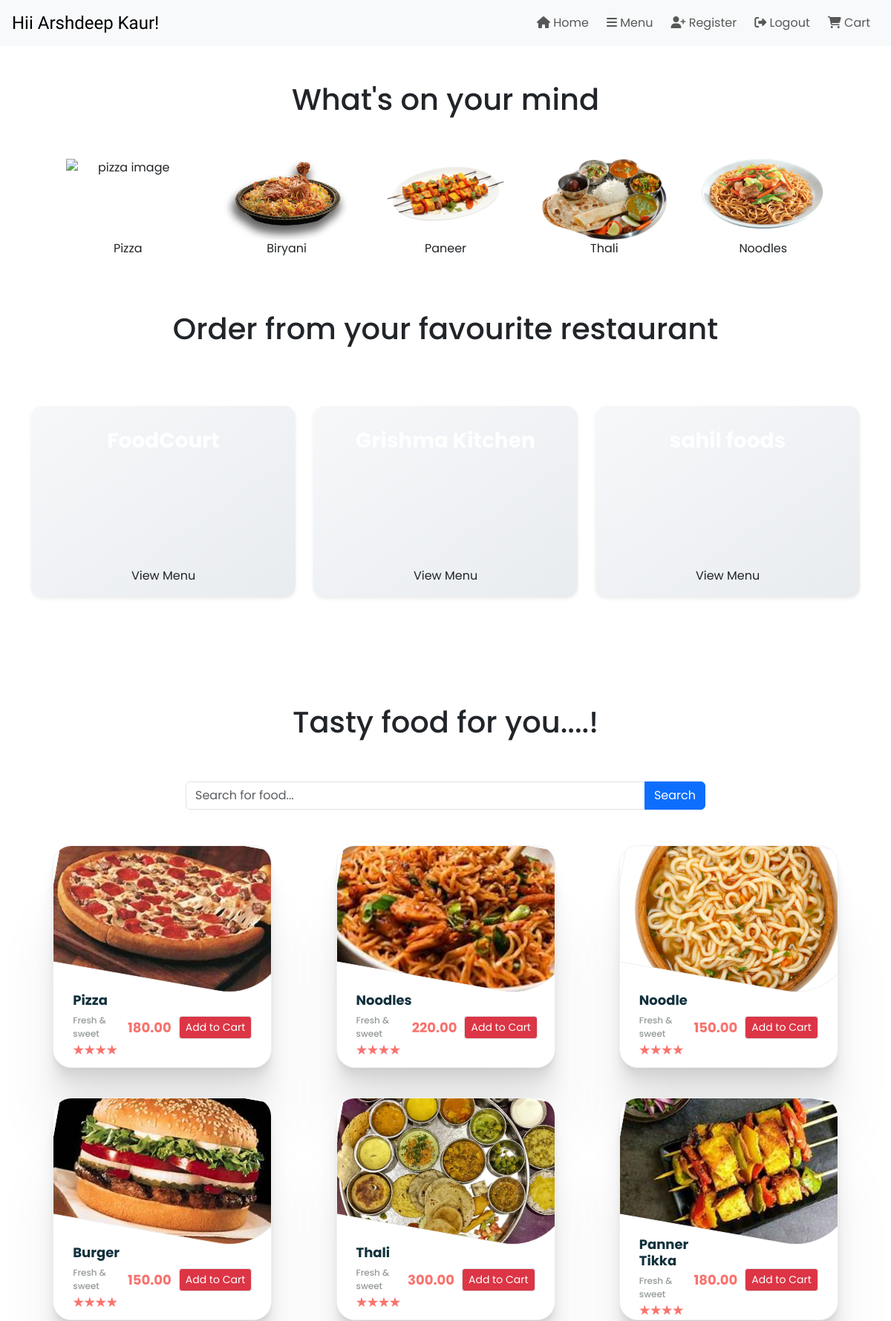
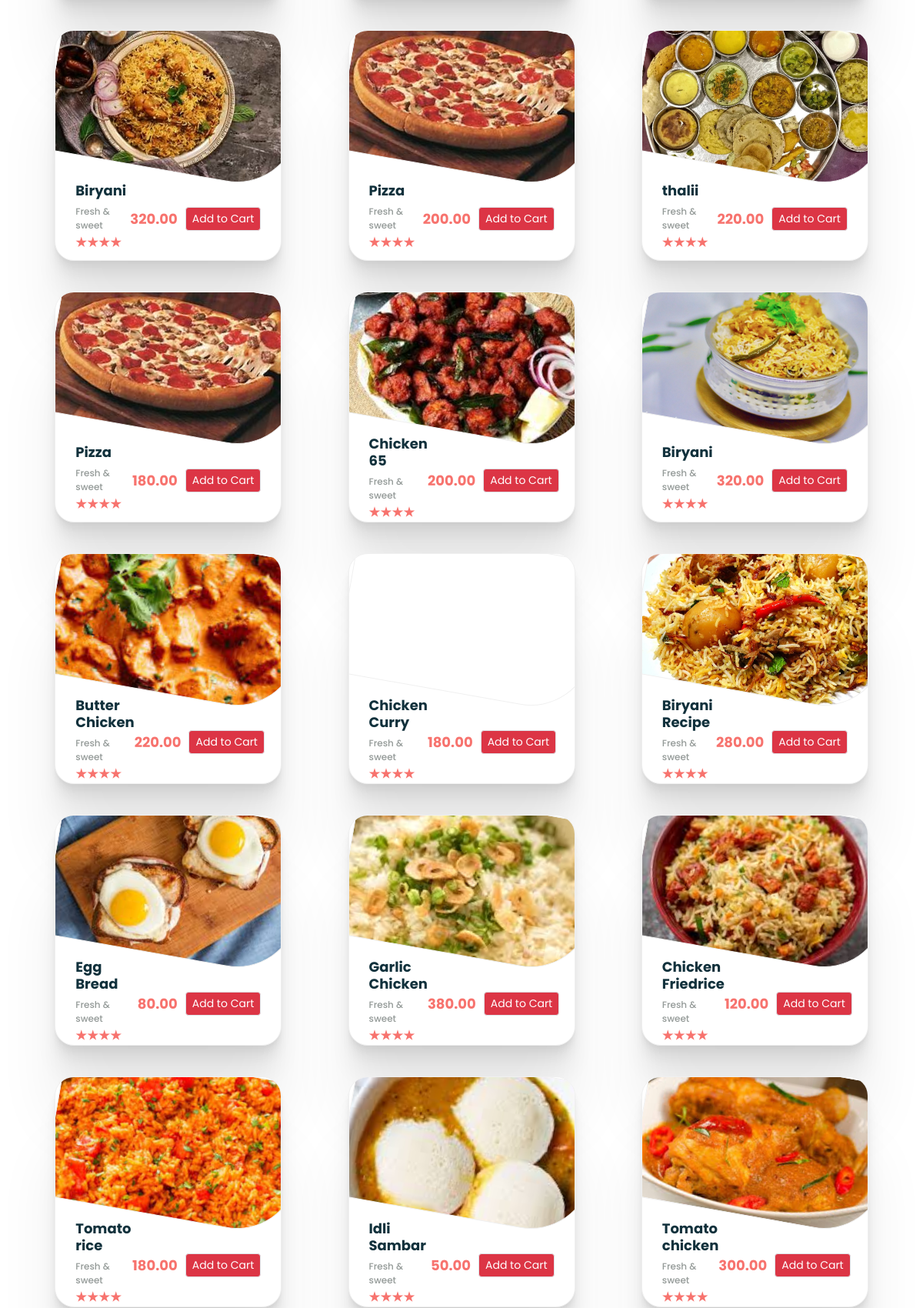
Page /menu/ (signed in, upper part) on the committed database (2 pictures, top to bottom).
### customer/models.py (models this page shows)
class CustomUser(AbstractUser):
    is_user = models.BooleanField(default=False)
    is_restaurant = models.BooleanField(default=False)

class customerUser(CustomUser):
    name = models.CharField(max_length=50)

### restaurant/models.py (models this page shows)
class restaurantUser(CustomUser):
    restaurantName = models.CharField(max_length=50)
    address = models.TextField()
    restaurantContact = PhoneNumberField()

class foodItems(models.Model):
    name = models.CharField(max_length=255)
    price = models.DecimalField(max_digits=10, decimal_places=2)
    image = models.ImageField(upload_to='images/')
    restaurantName = models.CharField(max_length=50)

### menu/views.py (the view, shortened to what this page needs)
# urls.py: path('menu/',menuviews.menu,name = 'menu'),
@login_required
def menu(request):
    user = request.user
    query = request.GET.get('q')
    foods = foodItems.objects.all()
    if query:
        foods = foods.filter(Q(name__icontains=query))
    cartEmpty = True
    if hasattr(user, 'customeruser'):
        name = user.customeruser.name
    else:
        name = "No name found"
    if 'cart' not in request.session:
        request.session['cart'] = {}
    list_restaurant = restaurantUser.objects.all()
    return render(request, 'index1.html', {
        'name': name,
        'foodItems': foods,
        'cart': request.session.get('cart', {}),
        'Empty': cartEmpty,
        'restaurant_list': list_restaurant
    })

### menu/templates/index1.html (shortened to what this page needs)
<!DOCTYPE html>
<html>
{% load static %}
<head>
    <link href="https://cdn.jsdelivr.net/npm/bootstrap@5.3.3/dist/css/bootstrap.min.css" rel="stylesheet"
>
    <link rel="stylesheet" href="https://cdn.jsdelivr.net/npm/bootstrap-icons@1.11.1/font/bootstrap-icons.css"
>
    <link rel="stylesheet" href={% static 'style.css' %}>
</head>
<body>
    {% include "header.html" %}
    <div class="container text-center justify-content-center">
        <br>
        <br>
        <h1>What's on your mind</h1>
        <br>
        <br>
        <section id='hehe' class="d-flex justify-content-evenly flex-wrap">
            <div class="main_items">
                <img class="img-fluid" src={% static 'pizza.png' %} alt="pizza image">
                <p>Pizza</p>
            </div>
            <div class="main_items">
                <img class="img-fluid" src={% static 'biryani.png' %} alt="biryani image">
                <p>Biryani</p>
            </div>
            <div class="main_items">
                <img class="img-fluid" src={% static 'paneer.png' %} alt="paneer image">
                <p>Paneer</p>
            </div>
            <div class="main_items">
                <img class="img-fluid" src={% static 'thali.png' %} alt="thali image">
                <p>Thali</p>
            </div>
            <div class="main_items">
                <img class="img-fluid" src={% static 'noodle.png' %} alt="noodle image">
                <p>Noodles</p>
            </div>
        </section>
    </div>
    <div class="container-fluid text-center d-flex justify-content-center flex-wrap py-4 mt-5">
        <h1>Order from your favourite restaurant</h1>
    </div>
    <section class="justify-content-evenly">
        <div class="container my-5">
            <div class="row g-4">
                {% for restaurant in restaurant_list %}
                <div class="col-md-4">
                    <div class="restaurant-card shadow-sm">
                        <video class="restaurant-video" autoplay loop muted>
                            <source src="{% static 'video' %}{{ forloop.counter }}.mp4" type="video/mp4">
                        </video>
                        <div class="restaurant-card-body d-flex flex-row container-fluid justify-content-around align-content-around">
                            <h5 class="restaurant-card-title">{{restaurant.restaurantName}}</h5>
                        </div>
                        <div class="restaurant-card-footer">
                            <a href="#" class="btn w-100">View Menu</a>
                        </div>
                    </div>
                </div>
                {% endfor %}
            </div>
    </section>
    <br>
    <br>
    <div class="container-fluid text-center d-flex justify-content-center flex-wrap py-5">
        <h1>Tasty food for you....!</h1>
    </div>
    <form method="GET" action="{% url 'menu' %}" class="mb-5">
        <div class="input-group custom-search">
            <input type="text" name="q" placeholder="Search for food..." class="form-control"
                value="{{ request.GET.q }}">
            <button type="submit" class="btn btn-primary">Search</button>
        </div>
    </form>
    <section class="cards d-flex justify-content-evenly flex-wrap">
        {% if foodItems is None %}
        <p>Khana Nhi milega</p>
        {% else %}
        {% for food in foodItems %}
        <div class="outer overflow-hidden">
            <div class="inner"
                style="background: url(/media/{{ food.image }}) no-repeat center center/cover; height: 200px;"></div>
            <div class="item d-flex align-items-center">
                <div class="item-details flex-grow-1">
                    <div class="item-name">
                        <h4>{{ food.name }}</h4>
                        <p>Fresh & sweet</p>
                    </div>
                    <div class="rating">
                        <div></div>
                        <div></div>
                        <div></div>
                        <div></div>
                    </div>
                </div>
                <div class="item-price-and-cart d-flex align-items-center">
                    <div class="item-price">
                        <p>{{ food.price }}</p>
                    </div>
                    <form action="#" method="post">
                        <div class="cart ml-4">
                            {% if food.id|stringformat:"s" in cart %}
                            <input type="submit" class="btn btn-success border btn-sm added-to-cart"
                                value="Added to Cart" disabled>
                            {% else %}
                            <input type="submit" class="btn btn-danger border btn-sm" value="Add to Cart">
                            {% endif %}
                        </div>
                    </form>
                </div>
            </div>
        </div>
        {% endfor %}
        {% endif %}
    </section>
</body>
</html>

### menu/templates/header.html (shortened to what this page needs)
{%load static%}
<link rel="stylesheet" href={%static 'style.css'%} >
<link rel="stylesheet" href="https://cdnjs.cloudflare.com/ajax/libs/font-awesome/6.5.2/css/all.min.css" />
<nav class="navbar navbar-expand-lg navbar-light bg-light text-muted position-sticky ">
  <a class="navbar-brand px-3"><span style="font-family: 'Poetsen One'; font-weight: 400; font-size: larger;">Hii {{ name }}!</span></a>
  <div class="collapse navbar-collapse justify-content-end px-3" style="font-family: 'Poppins';">
      <ul class="navbar-nav ml-auto">
          <li class="nav-item active px-1">
              <a class="nav-link" href="/"><i class="fas fa-home"></i> Home <span class="sr-only">(current)</span></a>
          </li>
          <li class="nav-item px-1">
              <a class="nav-link" href="/menu"><i class="fas fa-bars"></i> Menu</a>
          </li>
          <li class="nav-item px-1">
              <a class="nav-link" href={% url 'register' %}><i class="fas fa-user-plus"></i> Register</a>
          </li>
          <li class="nav-item px-1">
              <a class="nav-link" href={% url 'logout' %} ><i class="fas fa-sign-out-alt"></i> Logout</a>
          </li>
          {% if not Empty %}
          <li class="nav-item px-1">
              <a class="nav-link bg-danger blink_me" href="/cart"><i class="fas fa-shopping-cart "></i> Cart</a>
          </li>
          {% else %}
            <li class="nav-item px-1">
                <a class="nav-link" href="/cart"><i class="fas fa-shopping-cart "></i> Cart</a>
            </li>
          {% endif %}
      </ul>
  </div>
</nav>

### menu/static/style.css (style rules this page uses)
body { font-family: 'Poppins'; }
.main_items { width: 15%; height: auto; display: flex; flex-direction: column; align-self: stretch; justify-content: space-between; }
p { margin-bottom: 0; }
.outer { width: 295px; height: 300px; border-radius: 25px; background: #fff; border: 1px solid #f0f0f0; box-shadow: 0 3.4px 2.7px rgba(0, 0, 0, 0.022), 0 8.7px 6.9px rgba(0, 0, 0, 0.031), 0 17.7px 14.2px rgba(0, 0, 0, 0.039), 0 36.5px 29.2px rgba(0, 0, 0, 0.048), 0 100px 80px rgba(0, 0, 0, 0.07); overflow: visible; }
.inner { width: 325px; height: 90%; object-fit: cover; border: 1px solid #f0f0f0; border-bottom-right-radius: 80px; transform: translateX(-4px) translateY(-17px) rotate(10deg); }
.item { height: 30%; display: flex; justify-content: space-between; align-items: center; padding: 0 26px; }
.item-name h4 { font-size: 18px; font-weight: bold; color: #11313c; }
.item-name p { font-size: 12px; font-weight: 500; color: #949a98; }
.item-price { display: flex; flex-direction: column; }
.item-price p { font-size: 18px; font-weight: bold; color: #f7736e; text-align: right; }
.rating { display: flex; }
.rating > div { width: 15px; height: 15px; background: #f7736e; clip-path: polygon(50% 0%, 61% 35%, 98% 35%, 68% 57%, 79% 91%, 50% 70%, 21% 91%, 32% 57%, 2% 35%, 39% 35%); }

### menu/templates/index1.html (style rules this page uses)
.item { width: 100%; padding: 10px; }
.item-name { margin-bottom: 5px; }
.rating { margin-bottom: 10px; }
.cart { margin-left: auto; }
.item-price { margin-right: 10px; }
.outer { margin-bottom: 40px; width: calc(25% - 20px); margin-right: 15px; margin-left: 15px; display: inline-block; }
.restaurant-card { border: none; border-radius: 15px; overflow: hidden; transition: transform 0.3s, box-shadow 0.3s; background: linear-gradient(145deg, #f6f8fa, #e9ecef); box-shadow: 4px 4px 10px #d1d9e6, -4px -4px 10px #ffffff; position: relative; }
.restaurant-card:before { content: ''; position: absolute; top: 0; left: 0; width: 100%; height: 100%; z-index: 1; }
.restaurant-video { position: absolute; top: 0; left: 0; width: 100%; height: 200px; object-fit: cover; z-index: 0; }
.restaurant-card-body { padding: 30px; text-align: center; height: 200px; position: relative; z-index: 2; color: #fff; }
.restaurant-card-title { font-size: 1.75rem; margin-bottom: 20px; font-weight: 700; color: #fff; }
.restaurant-card-footer { padding: 15px; background-color: transparent; position: relative; z-index: 2; }
.restaurant-card-footer { font-size: 1rem; padding: 10px 20px; color: transparent; transition: color 0.3s, border-color 0.3s; }
.custom-search { max-width: 700px; margin: 0 auto; }
.custom-search .form-control { border-top-right-radius: 0; border-bottom-right-radius: 0; }
.custom-search .btn { border-top-left-radius: 0; border-bottom-left-radius: 0; }

### rows in the picture
customerUser: name "Arshdeep Kaur"
foodItems: image (picture), name "Pizza", price "180.00"
foodItems: image (picture), name "Noodles", price "220.00"
foodItems: image (picture), name "Noodle", price "150.00"
foodItems: image (picture), name "Burger", price "150.00"
foodItems: image (picture), name "Thali", price "300.00"
foodItems: image (picture), name "Panner Tikka", price "180.00"
foodItems: image (picture), name "Biryani", price "320.00"
foodItems: image (picture), name "Pizza", price "200.00"
foodItems: image (picture), name "thalii", price "220.00"
foodItems: image (picture), name "Pizza", price "180.00"
foodItems: image (picture), name "Chicken 65", price "200.00"
foodItems: image (picture), name "Biryani", price "320.00"
foodItems: image (picture), name "Butter Chicken", price "220.00"
foodItems: name "Chicken Curry", price "180.00"
foodItems: image (picture), name "Biryani Recipe", price "280.00"
foodItems: image (picture), name "Egg Bread", price "80.00"
foodItems: image (picture), name "Garlic Chicken", price "380.00"
foodItems: image (picture), name "Chicken Friedrice", price "120.00"
foodItems: image (picture), name "Tomato rice", price "180.00"
foodItems: image (picture), name "Idli Sambar", price "50.00"
foodItems: image (picture), name "Tomato chicken", price "300.00"
